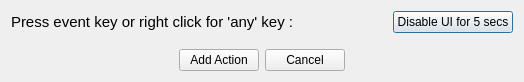
<?xml version="1.0" encoding="UTF-8"?>
<ui version="4.0">
 <class>KeyUpEventDialog</class>
 <widget class="QDialog" name="KeyUpEventDialog">
  <property name="geometry">
   <rect>
    <x>0</x>
    <y>0</y>
    <width>524</width>
    <height>82</height>
   </rect>
  </property>
  <property name="windowTitle">
   <string>Dialog</string>
  </property>
  <layout class="QVBoxLayout" name="verticalLayout">
   <item>
    <layout class="QHBoxLayout" name="horizontalLayout_2">
     <item>
      <widget class="QLabel" name="label">
       <property name="font">
        <font>
         <pointsize>11</pointsize>
        </font>
       </property>
       <property name="text">
        <string>Press event key or right click for 'any' key : </string>
       </property>
       <property name="alignment">
        <set>Qt::AlignLeading|Qt::AlignLeft|Qt::AlignVCenter</set>
       </property>
      </widget>
     </item>
     <item>
      <widget class="QPushButton" name="disbaleBtn">
       <property name="maximumSize">
        <size>
         <width>120</width>
         <height>16777215</height>
        </size>
       </property>
       <property name="toolTip">
        <string>&lt;html&gt;&lt;head/&gt;&lt;body&gt;&lt;p&gt;if a key doesn't register (eg: the TAB key), try disabling the ui and pressing the key during the 2 second period.&lt;/p&gt;&lt;/body&gt;&lt;/html&gt;</string>
       </property>
       <property name="text">
        <string>Disable UI for 5 secs</string>
       </property>
      </widget>
     </item>
    </layout>
   </item>
   <item>
    <spacer name="verticalSpacer">
     <property name="orientation">
      <enum>Qt::Vertical</enum>
     </property>
     <property name="sizeHint" stdset="0">
      <size>
       <width>20</width>
       <height>40</height>
      </size>
     </property>
    </spacer>
   </item>
   <item>
    <layout class="QHBoxLayout" name="horizontalLayout">
     <item>
      <spacer name="horizontalSpacer">
       <property name="orientation">
        <enum>Qt::Horizontal</enum>
       </property>
       <property name="sizeHint" stdset="0">
        <size>
         <width>40</width>
         <height>20</height>
        </size>
       </property>
      </spacer>
     </item>
     <item>
      <widget class="QPushButton" name="addActionBtn">
       <property name="text">
        <string>Add Action</string>
       </property>
      </widget>
     </item>
     <item>
      <widget class="QPushButton" name="cancelBtn">
       <property name="text">
        <string>Cancel</string>
       </property>
      </widget>
     </item>
     <item>
      <spacer name="horizontalSpacer_2">
       <property name="orientation">
        <enum>Qt::Horizontal</enum>
       </property>
       <property name="sizeHint" stdset="0">
        <size>
         <width>40</width>
         <height>20</height>
        </size>
       </property>
      </spacer>
     </item>
    </layout>
   </item>
  </layout>
 </widget>
 <resources/>
 <connections/>
</ui>
